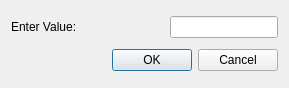
<?xml version="1.0" encoding="UTF-8"?>
<ui version="4.0">
 <class>InputDialog</class>
 <widget class="QDialog" name="InputDialog">
  <property name="geometry">
   <rect>
    <x>0</x>
    <y>0</y>
    <width>289</width>
    <height>88</height>
   </rect>
  </property>
  <property name="windowTitle">
   <string>Enter Value</string>
  </property>
  <layout class="QVBoxLayout" name="verticalLayout">
   <item>
    <layout class="QHBoxLayout" name="horizontalLayout" stretch="1,0">
     <item>
      <widget class="QLabel" name="f_inputLabel">
       <property name="text">
        <string>Enter Value:</string>
       </property>
      </widget>
     </item>
     <item>
      <widget class="QLineEdit" name="f_inputEdit"/>
     </item>
    </layout>
   </item>
   <item>
    <widget class="QDialogButtonBox" name="buttonBox">
     <property name="orientation">
      <enum>Qt::Horizontal</enum>
     </property>
     <property name="standardButtons">
      <set>QDialogButtonBox::Cancel|QDialogButtonBox::Ok</set>
     </property>
    </widget>
   </item>
  </layout>
 </widget>
 <resources/>
 <connections>
  <connection>
   <sender>buttonBox</sender>
   <signal>accepted()</signal>
   <receiver>InputDialog</receiver>
   <slot>accept()</slot>
   <hints>
    <hint type="sourcelabel">
     <x>248</x>
     <y>254</y>
    </hint>
    <hint type="destinationlabel">
     <x>157</x>
     <y>274</y>
    </hint>
   </hints>
  </connection>
  <connection>
   <sender>buttonBox</sender>
   <signal>rejected()</signal>
   <receiver>InputDialog</receiver>
   <slot>reject()</slot>
   <hints>
    <hint type="sourcelabel">
     <x>316</x>
     <y>260</y>
    </hint>
    <hint type="destinationlabel">
     <x>286</x>
     <y>274</y>
    </hint>
   </hints>
  </connection>
 </connections>
</ui>
